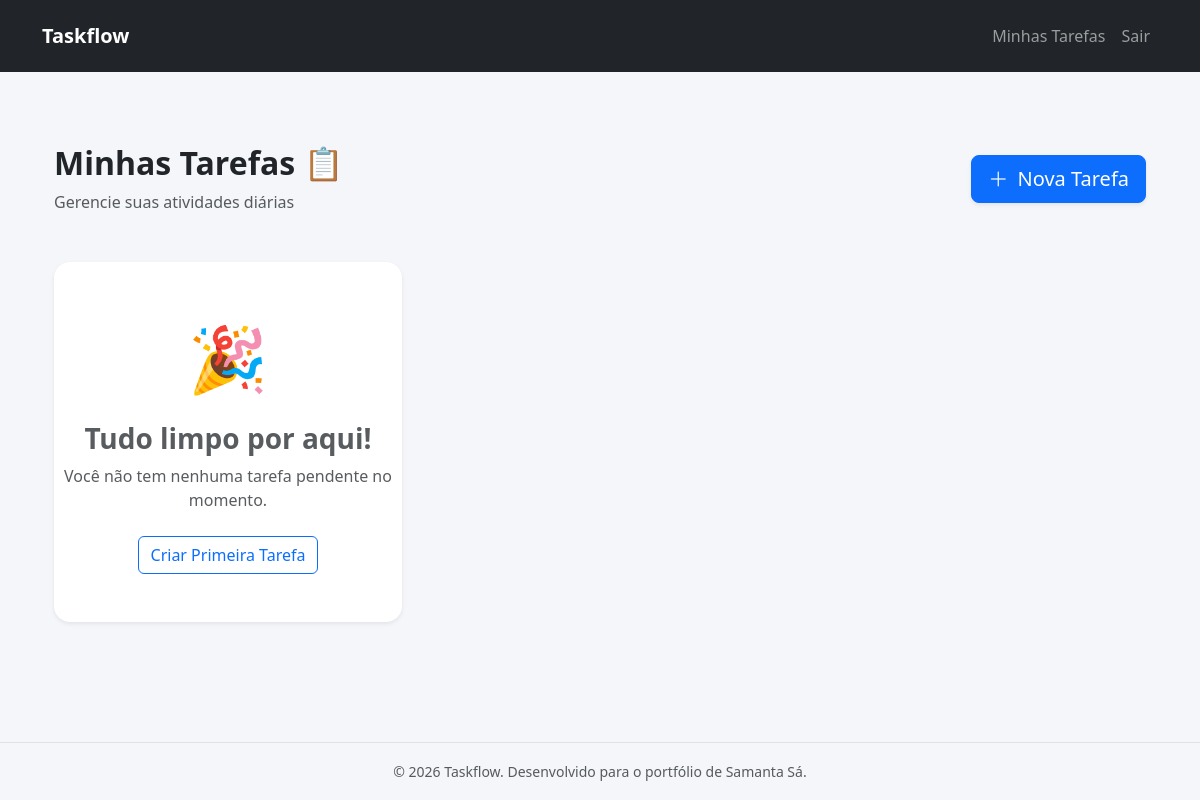
The app's page /tasks/ (signed in), older data.
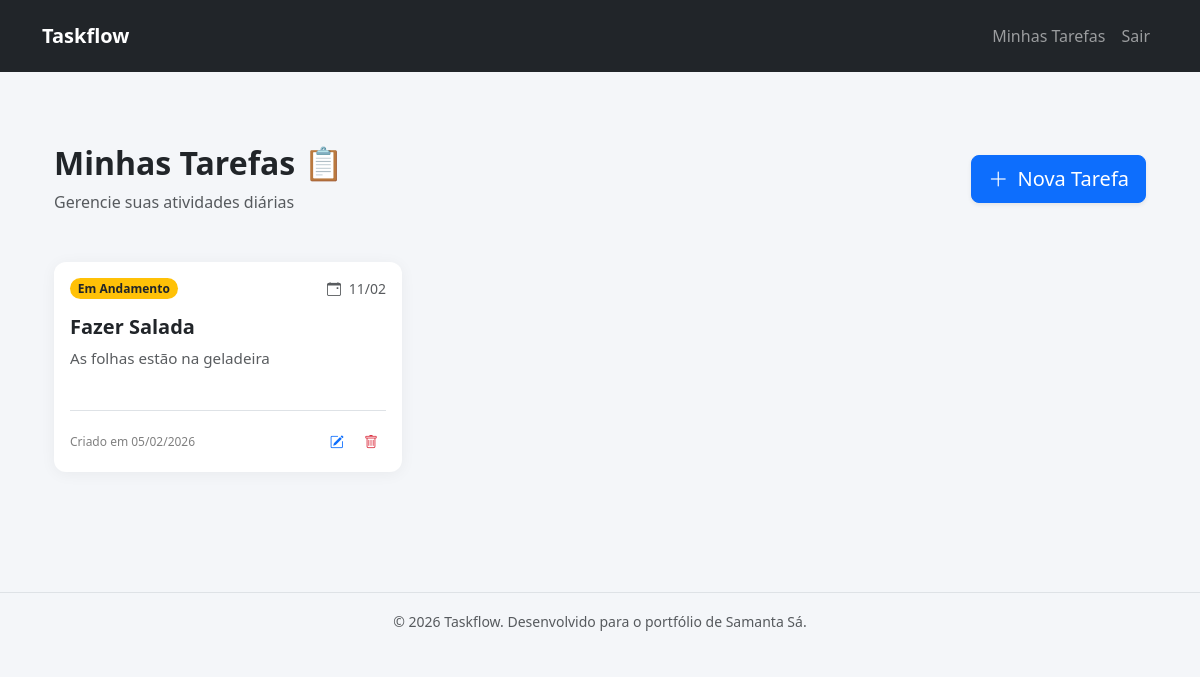
The same page, newer data.
### tasks/models.py (models this page shows, shortened)
class Task(models.Model):
    STATUS_PENDING = 'PENDENTE'
    STATUS_IN_PROGRESS = 'EM_ANDAMENTO'
    STATUS_COMPLETED = 'COMPLETOpython manage.py makemigrations'
    STATUS_CHOICES = [
        (STATUS_PENDING, 'Pendente'),
        (STATUS_IN_PROGRESS, 'Em Andamento'),
        (STATUS_COMPLETED, 'Completo'),
    ]
    title = models.CharField(max_length=255)
    description = models.TextField(blank=True)
    status = models.CharField(
        max_length=50,
        choices=STATUS_CHOICES,
        default=STATUS_PENDING
    )
    due_date = models.DateField(null=True, blank=True)
    created_at = models.DateTimeField(auto_now_add=True)
    updated_at = models.DateTimeField(auto_now=True)
    user = models.ForeignKey(
        User,
        on_delete=models.CASCADE,
        related_name='tasks'
    )
    class Meta:
        ordering = ['-created_at']

### tasks/views.py (the view)
# urls.py: path('', views.task_list, name='task_list'),
@login_required
def task_list(request):
    tasks = Task.objects.filter(user=request.user)
    return render(request, 'tasks/task_list.html', {'tasks': tasks})

### templates/tasks/task_list.html
{% extends 'base.html' %}
{% block content %}
<div class="container py-5">
    <div class="d-flex justify-content-between align-items-center mb-5">
        <div>
            <h2 class="fw-bold text-dark">Minhas Tarefas 📋</h2>
            <p class="text-muted m-0">Gerencie suas atividades diárias</p>
        </div>
        <a href="{% url 'task_create' %}" class="btn btn-primary btn-lg shadow-sm">
            <i class="bi bi-plus-lg me-1"></i> Nova Tarefa
        </a>
    </div>
    <div class="row row-cols-1 row-cols-md-2 row-cols-lg-3 g-4">
        {% for task in tasks %}
        <div class="col">
            <div class="card h-100 task-card border-0"> <div class="card-body d-flex flex-column">
                    <div class="d-flex justify-content-between align-items-start mb-3">
                        <span class="badge rounded-pill
                            {% if task.status == 'concluida' %}bg-success
                            {% elif task.status == 'em_andamento' %}bg-info text-dark
                            {% else %}bg-warning text-dark{% endif %}">
                            {{ task.get_status_display }}
                        </span>
                        {% if task.due_date %}
                        <small class="text-muted" title="Prazo Final">
                            <i class="bi bi-calendar-event me-1"></i> {{ task.due_date|date:"d/m" }}
                        </small>
                        {% endif %}
                    </div>
                    <h5 class="card-title fw-bold text-truncate">{{ task.title }}</h5>
                    <p class="card-text text-muted flex-grow-1" style="font-size: 0.95rem;">
                        {{ task.description|default:"Sem descrição adicional."|truncatewords:15 }}
                    </p>
                    <div class="d-flex justify-content-between align-items-center mt-4 pt-3 border-top">
                        <small class="text-black-50" style="font-size: 0.75rem;">
                            Criado em {{ task.created_at|date:"d/m/Y" }}
                        </small>
                        <div>
                            <a href="{% url 'task_update' task.pk %}" class="btn btn-sm btn-outline-primary border-0" title="Editar">
                                <i class="bi bi-pencil-square"></i>
                            </a>
                            <button type="button" class="btn btn-sm btn-outline-danger border-0 btn-delete" data-url="{% url 'task_delete' task.pk %}" title="Excluir">
                                <i class="bi bi-trash"></i>
                            </button>
                        </div>
                    </div>
                </div>
            </div>
        </div>
        {% empty %}
        <div class="col-12">
            <div class="text-center py-5 bg-white rounded-4 shadow-sm">
                <div class="mb-3">
                    <span style="font-size: 4rem;">🎉</span>
                </div>
                <h3 class="fw-bold text-muted">Tudo limpo por aqui!</h3>
                <p class="text-muted mb-4">Você não tem nenhuma tarefa pendente no momento.</p>
                <a href="{% url 'task_create' %}" class="btn btn-outline-primary">
                    Criar Primeira Tarefa
                </a>
            </div>
        </div>
        {% endfor %}
    </div>
</div>
{% endblock %}

Row changes from the older to the newer data that the page shows:
added Task: status "Em Andamento", due_date "11/02", title "Fazer Salada", description "As folhas estão na geladeira", created_at "05/02/2026"
Text that changed along with them:
text no longer shown: "🎉 Tudo limpo por aqui! Você não tem nenhuma tarefa pendente no momento. Criar Primeira Tarefa"
